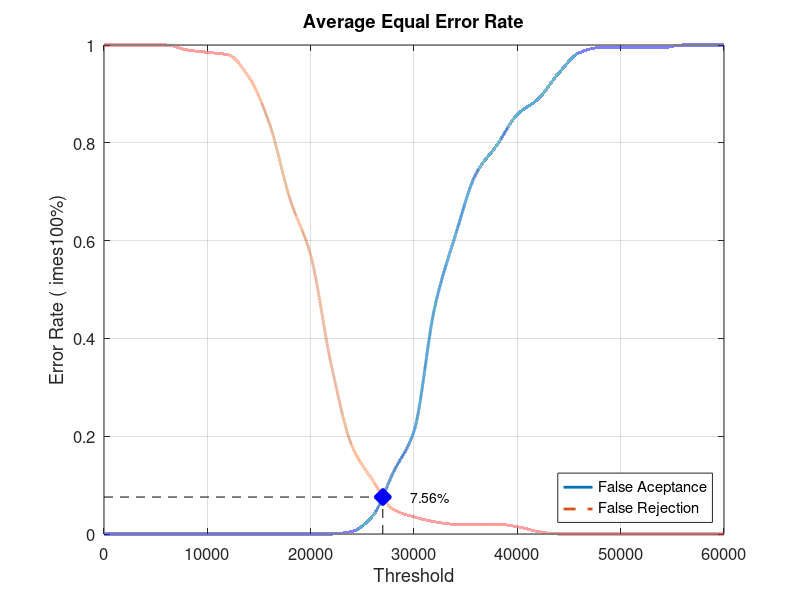
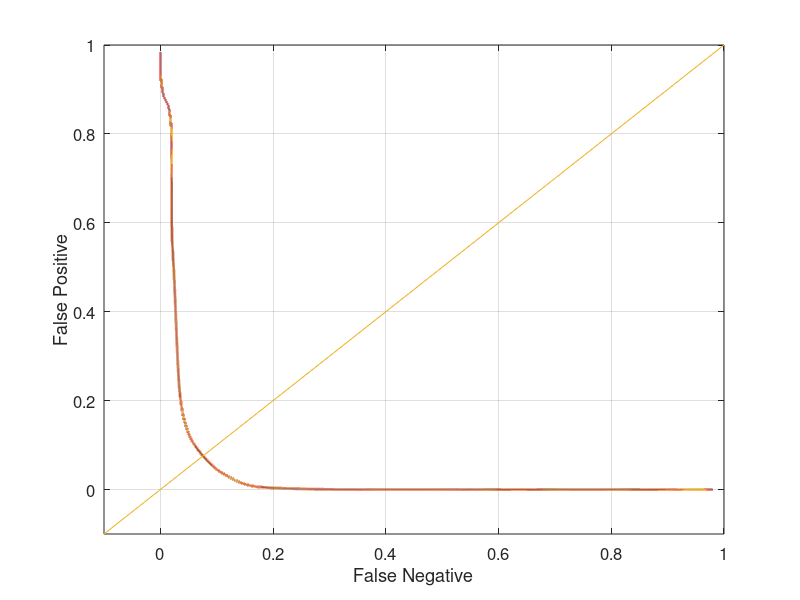

These charts were generated, in order, by the following MATLAB code:
close all;
clear;
clc;
x = 0:2000:60000;
xq = 0:0.5:60000;

y0 = [0 0 0 0 0 0 0 0 0 0 0 0 0.00526316 0.0368421 0.126316 0.210526 0.463158 0.610526 0.736842 0.794737 0.857895 0.889474 0.942105 0.984211 0.994737 0.994737 0.994737 0.994737 1 1 1]
yy0 = interp1(x, y0, xq, 'pchip');
y1 = [1 1 1 1 0.99 0.985 0.98 0.935 0.84 0.685 0.57 0.345 0.18 0.11 0.05 0.035 0.025 0.02 0.02 0.02 0.015 0.005 0 0 0 0 0 0 0 0 0]
yy1 = interp1(x, y1, xq, 'pchip');

% Calculating EER: 
y2 = abs(y0 - y1);
find(y2 == min(y2))
yy2 = abs(yy0 - yy1);
xEER = find(yy2 == min(yy2));
xEERIndex = xq(xEER) % X-axis EER
yEER = yy0(xEER) % Y-axis EER

main = figure
plot(xq, yy0,'-','LineWidth', 2);	hold on
plot(xq, yy1,'--','LineWidth', 2);	hold on
plot([xEERIndex xEERIndex], [0 yEER], 'k--');	hold on
plot([0 xEERIndex], [yEER yEER], 'k--');	hold on
plot(xEERIndex, yEER, 'bx', 'LineWidth', 10);	hold on
text(xEERIndex + 10 * xEERIndex / 100, yEER, [num2str(round((10000 * yEER)) / 100) '%'])
legend('False Aceptance', 'False Rejection', 'Location', 'SouthEast')
xlabel('Threshold')
ylabel('Error Rate (	imes100%)')
title('Average Equal Error Rate')
set(gca, 'FontSize', 12)
axis([0 60000 0 1])
grid on

print(main, 'Database2_4Main', '-dpng');
FNRxFPR = figure('Color', [1 1 1]);
plot(yy1, yy0, '-', yy1, yy0, 'LineWidth', 2);
hold on
y = -0.1:0.1:1
plot(y, y); 
set(gca, 'FontSize', 12)
xlabel('False Negative')
ylabel('False Positive')
axis([-0.1 1 -0.1 1])
set(gca, 'FontSize', 12)
grid on

print(FNRxFPR, 'Database2_4FNRxFPR','-dpng');
